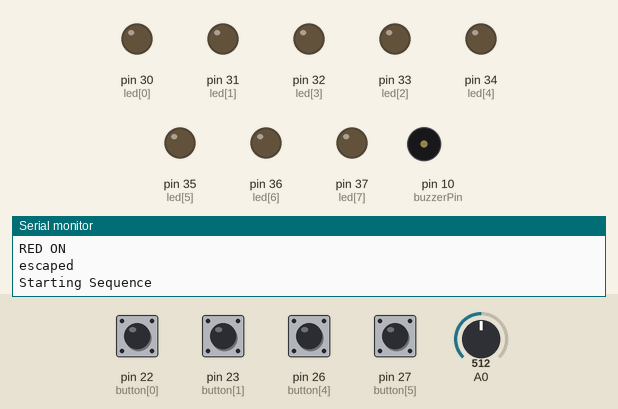
A sketch run on a simulated Arduino Mega 2560, built with avr-gcc and run on an emulated ATmega2560. On the bench: output pins drawn as LEDs (lit = HIGH), buzzer (waves = sounding), the last lines printed to the serial monitor. Inputs (shaded band) come from the test bench; at power-on: pin 22 (button[0]), pin 23 (button[1]), pin 26 (button[4]), pin 27 (button[5]) HIGH, A0 = 512. Random numbers use the default seed unless the sketch sets one.

Above: at 4.7 s.
4.8 s: A0 set to 716
At 7.1 s:
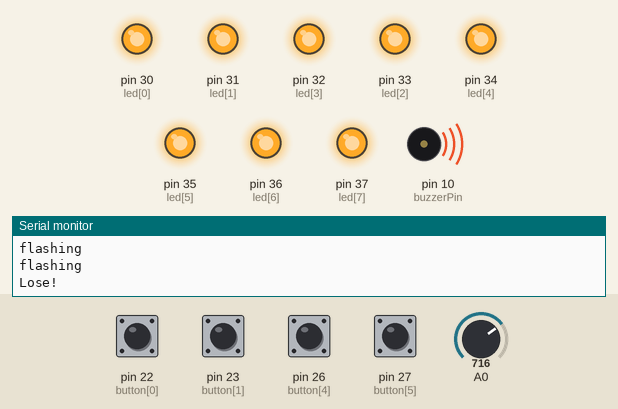
11.4 s: A0 set to 1023
At 11.68 s:
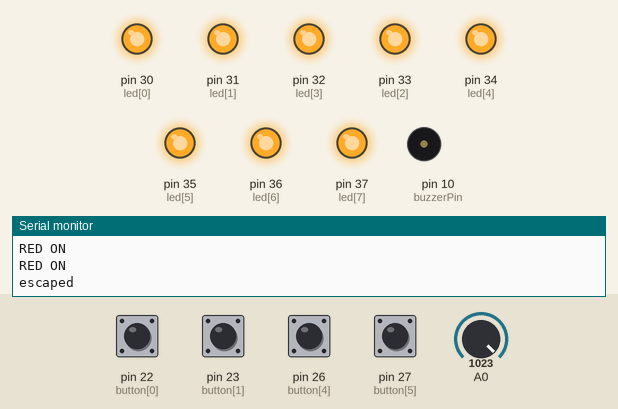
20.6 s: pin 22 (button[0]) pulled LOW for 2.5 s
At 22.27 s:
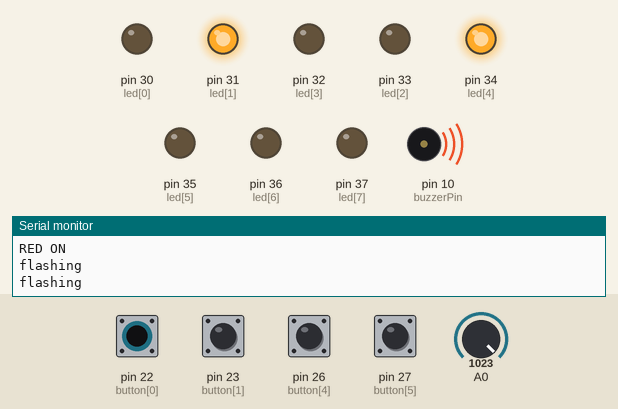
24.6 s: pin 26 (button[4]) pulled LOW for 2.5 s
At 26.02 s:
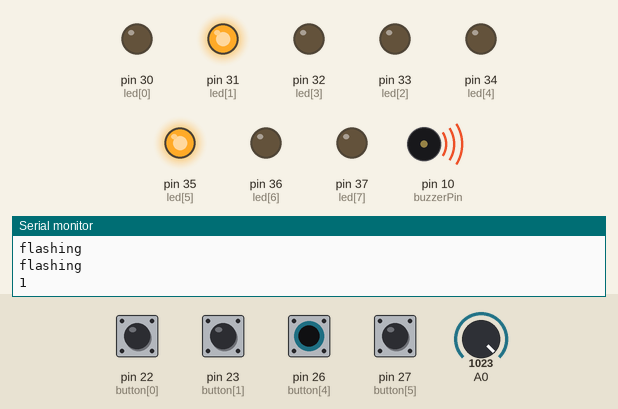
28.6 s: A0 set to 0
37.8 s: A0 set to 122
Timing chart, 0 to 42.3 s (numbered marks = the images above; inputs shaded):
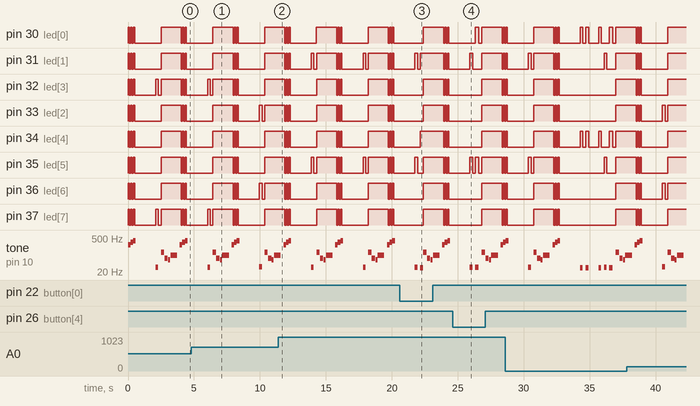

Measured:
- by itself, tone on pin 10 (buzzerPin): plays 392 Hz for 0.20 s, 31 Hz for 0.20 s, 130 Hz for 0.25 s, 73 Hz for 0.25 s, 65 Hz for 0.15 s, 98 Hz for 0.50 s … (18 notes in this stretch)

The sketch:

memory_puzzle.ino
```cpp
//set the pins where the buttons, LEDs and buzzer connect
const int NOT_PRESSED = 369;
const int SEQUENCE_COMPLETE = 255;
const int BTN_COUNT = 8;

int button[] = {22, 23, 24, 25,     //red is button[0], yellow is button[1], green is button[2], blue is button[3]
                26, 27, 28, 29
};
int led[] =    {30, 31, 33, 32,     //red is led[0], yellow is led[1], green is led[2], blue is led[3]
                34, 35, 36, 37     // guesses
};
int tones[] = {262, 330, 392, 494}; //tones to play with each button (c, e, g, b)

int roundsToWin = 8;         //number of rounds the player has to play before they win the game (the array can only hold up to 16 rounds)
int buttonSequence[16];       //make an array of numbers that will be the sequence that the player needs to remember
int p1Position = 0;
int p2Position = 0;

int buzzerPin = 10;           //pin that the buzzer is connected to

int p1Button = NOT_PRESSED;        //a variable to remember which button is being pressed.
int p2Button = NOT_PRESSED;

int roundCounter = 1;         //keeps track of what round the player is on


long startTime = 0;           //timer variable for time limit on button press
long timeLimit = 2000;        //time limit to hit a button

boolean gameStarted = false;      //variable to tell the game whether or not to play the start sequence
int correct = 0;
int fails = 0;

void setup() {
  Serial.begin(9600);

  //set all of the button pins to input_pullup (use the built-in pull-up resistors)
  for (int x=0; x<BTN_COUNT; x++)
    pinMode(button[x], INPUT_PULLUP);

  //set all of the LED pins to output
  for (int x=0; x<BTN_COUNT; x++)
    pinMode(led[x], OUTPUT);

  pinMode(buzzerPin, OUTPUT);   //set the buzzer pin to output
}


void loop() {

  if (gameStarted == false) {   //if the game hasn't started yet
    startSequence();            //flash the start sequence
    roundCounter = 0;           //reset the round counter
    delay(1500);                //wait a second and a half
    gameStarted = true;         //set gameStarted to true so that this sequence doesn't start again
  } else {
    Serial.println("game not started.");
  }

  //each round, start by flashing out the sequence to be repeated
  for (int i = 0; i <= roundCounter; i++) { //go through the array up to the current round number
    flashBoth(buttonSequence[i]); //turn on the LED for that array position and play the sound
    Serial.println(buttonSequence[i]);
    delay(200);                           //wait
    allLEDoff();                          //turn all of the LEDs off
    delay(200);
  }

  // then block for both players input.
  //then start going through the sequence one at a time and see if the user presses the correct button
  p1Position = 0;
  p2Position = 0;

  // one sequence
  while (p1Position <= roundCounter | p2Position <= roundCounter) { //for each button to be pressed in the sequence
    correct = 0;
    fails = 0;
    startTime = millis();  // dies on total time to respond to sequence.

    while(gameStarted == true) {
      p1Button = buttonCheckP1();    //every loop check to see which button is pressed
      p2Button = buttonCheckP2();    //every loop check to see which button is pressed

      // player1
      if (p1Button != NOT_PRESSED) { // if a button is pressed...

        flashLED(p1Button);          //flash the LED for the button that was pressed

        if (p1Button == buttonSequence[p1Position]) { //if the button matches the button in the sequence
          p1Position++;
          correct++;
        } else {
          fails++;
        }
      } else {
        allLEDoff();
      }

      // player2
      if (p2Button != NOT_PRESSED) { // if a button is pressed... if either button is pressed, start over.

        flashLED(p2Button+4);          // TODO +4 HACK

        if (p2Button == buttonSequence[p2Position]) { //if the button matches the button in the sequence
          // TODO: issue No light to confirm or hardwire light on when pressed? other?
          delay(250);                // TODO THIS IS GOING TO SCREW UP USERS. it will block the other user from pressing a button, but some delay is needed here, or no light.
          allLEDoff();                  //then turn off all of the lights and
          p2Position++;
          correct++;
        } else {
          fails++;
        }
      } else {
        allLEDoff();
      }

      if(correct > 0) {  // delaying break so second player can go.
        delay(250);                // this will block the other user from pressing a button, but some delay is needed here.
                                   // TODO: issue No light to confirm or hardwire light on when pressed? other?
        allLEDoff();               //then turn off all of the lights and
        break;
      }

      if(fails > 0) {
        break;
      }
    }

    //check to see if the time limit is up
    if (fails > 0 | (millis() - startTime > timeLimit)) { //if the time limit is up
      loseSequence();                       //play the lose sequence
      break;                                //when the program gets back from the lose sequence, break the while loop so that the game can start over
    }
  }

  if (gameStarted == true) {
    roundCounter = roundCounter + 1;      //increase the round number by 1

    if (roundCounter >= roundsToWin) {              //if the player has gotten to the 16th round
      winSequence();                      //play the winning song
    }

    delay(500);                           //wait for half a second between rounds
  }

}

//----------FUNCTIONS------------

//FLASH LED
void flashLED (int ledNumber) {
  if (ledNumber == NOT_PRESSED)
    return;
  Serial.println("flashing");
  digitalWrite(led[ledNumber],   HIGH);
  tone(buzzerPin, tones[ledNumber]);
}

void flashBoth (int ledNumber) {
  flashLED(ledNumber);
  flashLED(ledNumber+4);
}

//TURN ALL LEDS OFF
void allLEDoff () {
  //turn all the LEDs off
  for(int x=0; x<BTN_COUNT; x++)
    digitalWrite(led[x], LOW);
  //turn the buzzer off
  noTone(buzzerPin);
}

//CHECK WHICH BUTTON IS PRESSED
int buttonCheckP1() {
  //check if any buttons are being pressed
  if (digitalRead(button[0]) == HIGH) {
    Serial.println("RED ON");
    return 0;
  } else if (digitalRead(button[1]) == HIGH) {
    Serial.println("GREEN ON");
    return 1;
  } else if (digitalRead(button[2]) == HIGH) {
    Serial.println("BLUE ON");
    return 2;
  } else if (digitalRead(button[3]) == HIGH) {
    Serial.println("YELLOW ON");
    return 3;
  } else {
    return NOT_PRESSED; //this will be the value for no button being pressed
  }

}

int buttonCheckP2() {
   if (digitalRead(button[4]) == HIGH) {
    Serial.println("RED ON");
    return 0;
  } else if (digitalRead(button[5]) == HIGH) {
    Serial.println("GREEN ON");
    return 1;
  } else if (digitalRead(button[6]) == HIGH) {
    Serial.println("BLUE ON");
    return 2;
  } else if (digitalRead(button[7]) == HIGH) {
    Serial.println("YELLOW ON");
    return 3;
  } else {
    return NOT_PRESSED; //this will be the value for no button being pressed
  }
}

//START SEQUENCE
void startSequence() {
  Serial.println("Starting Sequence");
  randomSeed(analogRead(A0));   //make sure the random numbers are really random

  //populate the buttonSequence array with random numbers from 0 to 3
  for (int i = 0; i <= roundsToWin; i++) {
    buttonSequence[i] = round(random(0, 4));
    p1Position = 0;
    p2Position = 0;
  }

  //flash all of the LEDs 3 times when the game starts
  for (int i = 0; i < 3; i++) {

    tone(buzzerPin, tones[i], 200); //play one of the 4 tones

    //turn all of the leds on
    for(int x=0; x<BTN_COUNT; x++)
      digitalWrite(led[x], HIGH);

    delay(100);         //wait for a moment

    //turn all of the leds off
    for(int x=0; x<BTN_COUNT; x++)
      digitalWrite(led[x], LOW);

    delay(100);   //wait for a moment

  } //this will repeat 4 times
}

void reset() { //reset the game so that the start sequence will play again.
    gameStarted = false;
    p1Position = 0;
    p2Position = 0;
}

//WIN SEQUENCE
void winSequence() {
  Serial.println("Win!");
  //turn all the LEDs on
  for (int j = 0; j <= BTN_COUNT; j++) {
    digitalWrite(led[j], HIGH);
  }

  //play the 1Up noise
  tone(buzzerPin, 1318, 150);   //E6
  delay(175);
  tone(buzzerPin, 1567, 150);   //G6
  delay(175);
  tone(buzzerPin, 2637, 150);   //E7
  delay(175);
  tone(buzzerPin, 2093, 150);   //C7
  delay(175);
  tone(buzzerPin, 2349, 150);   //D7
  delay(175);
  tone(buzzerPin, 3135, 500);   //G7
  delay(500);

  //wait until a button is pressed
  do {
    p1Button = buttonCheckP1();
    p2Button = buttonCheckP2();
  } while (p1Button == NOT_PRESSED & p2Button == NOT_PRESSED);
  delay(100);

  reset();
}

//LOSE SEQUENCE
void loseSequence() {
  Serial.println("Lose!");
  //turn all the LEDs on
  for (int j = 0; j <= BTN_COUNT; j++) {
    digitalWrite(led[j], HIGH);
  }

  //play the 1Up noise
  tone(buzzerPin, 130, 250);   //E6
  delay(275);
  tone(buzzerPin, 73, 250);   //G6
  delay(275);
  tone(buzzerPin, 65, 150);   //E7
  delay(175);
  tone(buzzerPin, 98, 500);   //C7
  delay(500);

  //wait until a button is pressed
  do {
    p1Button = buttonCheckP1();
    p2Button = buttonCheckP2();
  } while (p1Button == NOT_PRESSED & p2Button == NOT_PRESSED);
  Serial.println("escaped");
  gameStarted = false;

  delay(200);
  reset();
}
```
